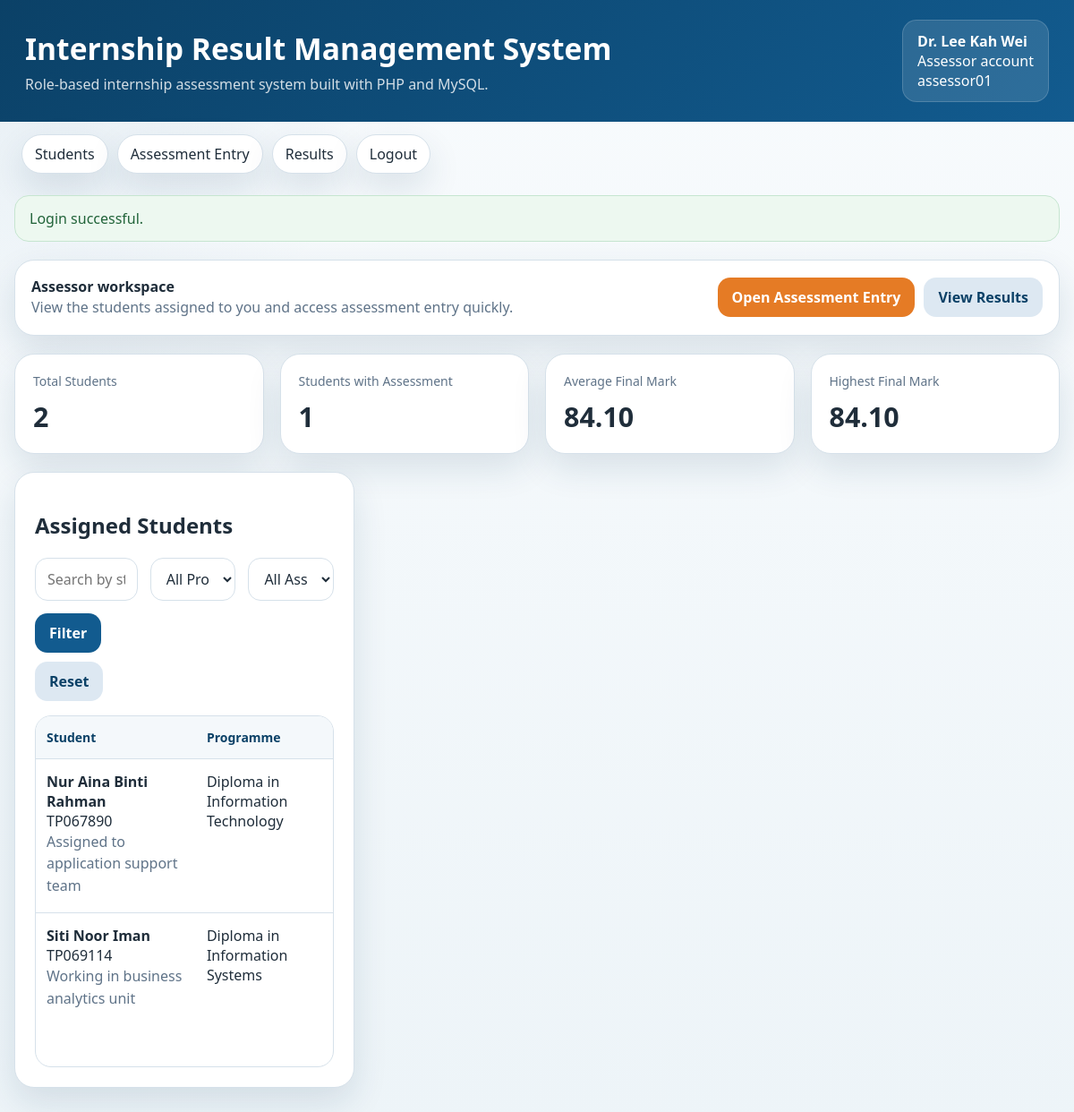
Screenshot of /student_management.php (signed in) with the database file from the repository.
### tables this page shows
CREATE TABLE users (
  user_id INT PRIMARY KEY AUTO_INCREMENT,
  username VARCHAR(50) NOT NULL UNIQUE,
  password_hash VARCHAR(255) NOT NULL,
  full_name VARCHAR(100) NOT NULL,
  role ENUM('Admin', 'Assessor') NOT NULL
);

CREATE TABLE assessments (
  assessment_id INT PRIMARY KEY AUTO_INCREMENT,
  internship_id INT NOT NULL UNIQUE,
  undertaking_tasks DECIMAL(5,2) NOT NULL,
  health_safety DECIMAL(5,2) NOT NULL,
  theoretical_knowledge DECIMAL(5,2) NOT NULL,
  written_report DECIMAL(5,2) NOT NULL,
  language_clarity DECIMAL(5,2) NOT NULL,
  lifelong_learning DECIMAL(5,2) NOT NULL,
  project_management DECIMAL(5,2) NOT NULL,
  time_management DECIMAL(5,2) NOT NULL,
  final_mark DECIMAL(6,2) GENERATED ALWAYS AS (
    undertaking_tasks * 0.10 +
    health_safety * 0.10 +
    theoretical_knowledge * 0.10 +
    written_report * 0.15 +
    language_clarity * 0.10 +
    lifelong_learning * 0.15 +
    project_management * 0.15 +
    time_management * 0.15
  ) STORED,
  comments TEXT,
  assessed_at DATETIME NOT NULL DEFAULT CURRENT_TIMESTAMP,
  CONSTRAINT fk_assessments_internship
    FOREIGN KEY (internship_id) REFERENCES internships (internship_id),
  CONSTRAINT chk_undertaking_tasks CHECK (undertaking_tasks BETWEEN 0 AND 100),
  CONSTRAINT chk_health_safety CHECK (health_safety BETWEEN 0 AND 100),
  CONSTRAINT chk_theoretical_knowledge CHECK (theoretical_knowledge BETWEEN 0 AND 100),
  CONSTRAINT chk_written_report CHECK (written_report BETWEEN 0 AND 100),
  CONSTRAINT chk_language_clarity CHECK (language_clarity BETWEEN 0 AND 100),
  CONSTRAINT chk_lifelong_learning CHECK (lifelong_learning BETWEEN 0 AND 100),
  CONSTRAINT chk_project_management CHECK (project_management BETWEEN 0 AND 100),
  CONSTRAINT chk_time_management CHECK (time_management BETWEEN 0 AND 100)
);

CREATE TABLE students (
  student_id VARCHAR(20) PRIMARY KEY,
  student_name VARCHAR(100) NOT NULL,
  programme VARCHAR(100) NOT NULL,
  company_name VARCHAR(100) NOT NULL,
  created_at DATETIME NOT NULL DEFAULT CURRENT_TIMESTAMP
);

CREATE TABLE internships (
  internship_id INT PRIMARY KEY AUTO_INCREMENT,
  student_id VARCHAR(20) NOT NULL UNIQUE,
  assessor_id INT NOT NULL,
  start_date DATE NOT NULL,
  end_date DATE NOT NULL,
  status ENUM('Active', 'Completed') NOT NULL DEFAULT 'Active',
  notes VARCHAR(255),
  CONSTRAINT fk_internships_student
    FOREIGN KEY (student_id) REFERENCES students (student_id),
  CONSTRAINT fk_internships_assessor
    FOREIGN KEY (assessor_id) REFERENCES users (user_id),
  CONSTRAINT chk_internship_dates
    CHECK (end_date >= start_date)
);

### includes/bootstrap.php (called while the page is built, shortened)
<?php
$config = require dirname(__DIR__) . '/config.php';
function db(): PDO
{
    static $pdo = null;
    if ($pdo instanceof PDO) {
        return $pdo;
    }
    global $config;
    $db = $config['db'];
    $dsn = sprintf(
        'mysql:host=%s;port=%s;dbname=%s;charset=%s',
        $db['host'],
        $db['port'],
        $db['database'],
        $db['charset']
    );
    $pdo = new PDO($dsn, $db['username'], $db['password'], [
        PDO::ATTR_ERRMODE => PDO::ERRMODE_EXCEPTION,
        PDO::ATTR_DEFAULT_FETCH_MODE => PDO::FETCH_ASSOC,
    ]);
    return $pdo;
}
function app_name(): string
{
    global $config;
    return $config['app']['name'];
}
function current_user(): ?array
{
    return $_SESSION['user'] ?? null;
}
function consume_flash(): ?array
{
    $flash = $_SESSION['flash'] ?? null;
    return $flash;
}
function h(?string $value): string
{
    return htmlspecialchars((string) $value, ENT_QUOTES, 'UTF-8');
}
function is_admin(): bool
{
    return (current_user()['role'] ?? '') === 'Admin';
}
function fetch_assessors(): array
{
    $stmt = db()->query("SELECT user_id, full_name, username FROM users WHERE role = 'Assessor' ORDER BY full_name");
    return $stmt->fetchAll();
}
function fetch_dashboard_stats(?int $assessorId = null): array
{
    $pdo = db();
    $params = [];
    $where = '';
    if ($assessorId !== null) {
        $where = ' WHERE i.assessor_id = :assessor_id ';
        $params['assessor_id'] = $assessorId;
    }
    $studentSql = 'SELECT COUNT(*) FROM internships i' . $where;
    $studentStmt = $pdo->prepare($studentSql);
    $studentStmt->execute($params);
    $totalStudents = (int) $studentStmt->fetchColumn();
    $markSql = 'SELECT COUNT(a.assessment_id) AS assessed_count, AVG(a.final_mark) AS average_mark, MAX(a.final_mark) AS highest_mark
        FROM internships i
        LEFT JOIN assessments a ON a.internship_id = i.internship_id' . $where;
    $markStmt = $pdo->prepare($markSql);
    $markStmt->execute($params);
    $result = $markStmt->fetch() ?: [];
    return [
        'total_students' => $totalStudents,
        'assessed_count' => (int) ($result['assessed_count'] ?? 0),
        'average_mark' => $result['average_mark'] !== null ? number_format((float) $result['average_mark'], 2) : '0.00',
        'highest_mark' => $result['highest_mark'] !== null ? number_format((float) $result['highest_mark'], 2) : '0.00',
    ];
}

### config.php (called while the page is built)
<?php
return [
    'db' => [
        'host' => 'localhost',
        'port' => '3306',
        'database' => 'internship_result_management',
        'username' => 'root',
        'password' => 'root',
        'charset' => 'utf8mb4',
    ],
    'app' => [
        'name' => 'Internship Result Management System',
    ],
];

### student_management.php (the view, shortened to what this page needs)
<?php
require_once __DIR__ . '/includes/layout.php';
$pdo = db();
$user = current_user();
$assessors = fetch_assessors();
$search = trim($_GET['search'] ?? '');
$statusFilter = trim($_GET['assessment_status'] ?? 'all');
$conditions = [];
$params = [];
if (is_assessor()) {
    $conditions[] = 'i.assessor_id = :assessor_id';
    $params['assessor_id'] = $user['user_id'];
}
$where = $conditions ? ' WHERE ' . implode(' AND ', $conditions) : '';
$sql = 'SELECT s.student_id, s.student_name, s.programme, s.company_name, i.internship_id, i.start_date, i.end_date, i.status,
        i.notes, u.full_name AS assessor_name, u.user_id AS assessor_id, a.assessment_id, a.final_mark, a.assessed_at
    FROM students s
    JOIN internships i ON i.student_id = s.student_id
    JOIN users u ON u.user_id = i.assessor_id
    LEFT JOIN assessments a ON a.internship_id = i.internship_id' . $where . '
    ORDER BY s.student_id';
$stmt = $pdo->prepare($sql);
$stmt->execute($params);
$records = $stmt->fetchAll();
$stats = fetch_dashboard_stats(is_assessor() ? (int) $user['user_id'] : null);
render_header('Student and Internship Management');
?>
<section class="toolbar">
    <div>
        <strong><?= is_admin() ? 'Admin workspace' : 'Assessor workspace' ?></strong><br />
        <span class="helper">
            <?= is_admin()
                ? 'Create students, assign internships, and link them to assessor accounts.'
                : 'View the students assigned to you and access assessment entry quickly.' ?>
        </span>
    </div>
    <div class="toolbar-actions">
        <a class="button-link secondary" href="result_entry.php">Open Assessment Entry</a>
        <a class="button-link ghost" href="results.php">View Results</a>
    </div>
</section>
<section class="stats">
    <article class="stat-card">
        <span>Total Students</span>
        <strong><?= h((string) $stats['total_students']) ?></strong>
    </article>
    <article class="stat-card">
        <span>Students with Assessment</span>
        <strong><?= h((string) $stats['assessed_count']) ?></strong>
    </article>
    <article class="stat-card">
        <span>Average Final Mark</span>
        <strong><?= h($stats['average_mark']) ?></strong>
    </article>
    <article class="stat-card">
        <span>Highest Final Mark</span>
        <strong><?= h($stats['highest_mark']) ?></strong>
    </article>
</section>
<section class="content-grid">
    <article class="panel">
        <h2><?= is_admin() ? 'Student Directory' : 'Assigned Students' ?></h2>
        <form method="get" class="search-row" style="margin-bottom: 16px;">
            <input type="text" name="search" value="<?= h($search) ?>" placeholder="Search by student ID or student name" />
            <select name="programme">
                <option value="">All Programmes</option>
            </select>
            <select name="assessment_status">
                <option value="all" <?= $statusFilter === 'all' ? 'selected' : '' ?>>All Assessment Status</option>
            </select>
            <div class="button-row">
                <button type="submit">Filter</button>
                <a class="button-link ghost" href="student_management.php">Reset</a>
            </div>
        </form>
        <div class="table-wrap">
            <table>
                <thead>
                <tr>
                    <th>Student</th>
                    <th>Programme</th>
                </tr>
                </thead>
                <tbody>
                <?php if (!$records): ?>
                    <tr><td colspan="5" class="empty">No student records match the current filter.</td></tr>
                <?php else: ?>
                    <?php foreach ($records as $record): ?>
                        <tr>
                            <td>
                                <strong><?= h($record['student_name']) ?></strong><br />
                                <?= h($record['student_id']) ?><br />
                                <span class="helper"><?= h($record['notes'] ?: 'No note provided.') ?></span>
                            </td>
                            <td><?= h($record['programme']) ?></td>
                        </tr>
                    <?php endforeach; ?>
                <?php endif; ?>
                </tbody>
            </table>
        </div>
    </article>
</section>
<?php render_footer(); ?>

### includes/layout.php (shortened to what this page needs)
<?php
require_once __DIR__ . '/bootstrap.php';
function render_header(string $title): void
{
    $user = current_user();
    $flash = consume_flash();
    ?>
<!DOCTYPE html>
<html lang="en">
<head>
    <link rel="stylesheet" href="assets/styles.css" />
</head>
<body>
<?php if ($user): ?>
    <header class="site-header">
        <div>
            <h1><?= h(app_name()) ?></h1>
            <p>Role-based internship assessment system built with PHP and MySQL.</p>
        </div>
        <div class="session-box">
            <strong><?= h($user['full_name']) ?></strong><br />
            <span><?= h($user['role']) ?> account</span><br />
            <span><?= h($user['username']) ?></span>
        </div>
    </header>
    <nav class="site-nav">
        <a href="student_management.php">Students</a>
        <a href="result_entry.php">Assessment Entry</a>
        <a href="results.php">Results</a>
        <a href="logout.php">Logout</a>
    </nav>
<?php endif; ?>
<main class="page-shell<?= $user ? '' : ' auth-shell' ?>">
    <?php if ($flash): ?>
        <div class="alert alert-<?= h($flash['type']) ?>"><?= h($flash['message']) ?></div>
    <?php endif; ?>
<?php
}
function render_footer(): void
{
    ?>
</main>
</body>
</html>
<?php
}

### assets/styles.css (style rules this page uses)
* { box-sizing: border-box; }
body { margin: 0; min-height: 100vh; font-family: "Segoe UI", Tahoma, Geneva, Verdana, sans-serif; background: radial-gradient(circle at top left, rgba(18, 91, 143, 0.08), transparent 26%), linear-gradient(180deg, #f8fbfd 0%, var(--bg) 100%); color: var(--text); }
a { color: inherit; text-decoration: none; }
.site-header { background: linear-gradient(135deg, var(--primary-dark), var(--primary)); color: white; padding: 22px 28px; display: flex; justify-content: space-between; gap: 16px; flex-wrap: wrap; align-items: center; }
.site-header h1 { margin: 0; font-size: clamp(1.5rem, 3vw, 2.1rem); }
.site-header p { margin: 6px 0 0; color: rgba(255, 255, 255, 0.82); }
.session-box { padding: 12px 16px; border-radius: 16px; background: rgba(255, 255, 255, 0.12); border: 1px solid rgba(255, 255, 255, 0.16); }
.site-nav { display: flex; gap: 10px; flex-wrap: wrap; padding: 14px 24px 0; }
.site-nav a { background: var(--surface); border: 1px solid var(--line); border-radius: 999px; padding: 10px 14px; box-shadow: var(--shadow); }
.page-shell { width: min(1200px, calc(100% - 32px)); margin: 24px auto 40px; display: grid; gap: 20px; }
.panel, .toolbar, .stat-card { background: var(--surface); border: 1px solid var(--line); border-radius: 22px; box-shadow: var(--shadow); }
.panel { padding: 22px; }
.toolbar { padding: 18px; display: flex; justify-content: space-between; gap: 12px; flex-wrap: wrap; align-items: center; }
.toolbar-actions, .button-row, .table-actions, .inline-form { display: flex; gap: 10px; flex-wrap: wrap; }
.stats { display: grid; grid-template-columns: repeat(4, minmax(0, 1fr)); gap: 18px; }
.stat-card { padding: 20px; }
.stat-card span { display: block; color: var(--muted); font-size: 14px; margin-bottom: 10px; }
.stat-card strong { font-size: 1.9rem; }
.content-grid { display: grid; grid-template-columns: 380px 1fr; gap: 20px; align-items: start; }
.form-grid, .score-grid, .search-row { display: grid; gap: 14px; }
.search-row { grid-template-columns: 1.2fr 1fr 1fr; }
input, select, textarea { width: 100%; border: 1px solid var(--line); border-radius: 14px; padding: 11px 13px; font: inherit; background: white; color: var(--text); }
button, .button-link { border: none; border-radius: 14px; padding: 11px 16px; font: inherit; font-weight: 700; cursor: pointer; color: white; background: var(--primary); }
.button-link { display: inline-flex; align-items: center; }
.secondary { background: var(--secondary); }
.ghost { background: #dde8f2; color: var(--primary-dark); }
.table-wrap, .history { overflow-x: auto; border: 1px solid var(--line); border-radius: 18px; }
table { width: 100%; border-collapse: collapse; min-width: 760px; }
th, td { padding: 14px 12px; border-bottom: 1px solid var(--line); text-align: left; vertical-align: top; }
th { background: #f4f8fb; color: var(--primary-dark); font-size: 14px; }
tr:last-child td { border-bottom: none; }
.alert { padding: 14px 16px; border-radius: 16px; border: 1px solid; }
.alert-success { background: #edf8f0; border-color: #c6e5d0; color: #22643a; }
.helper { color: var(--muted); line-height: 1.55; }

### rows the page displays
users: full_name "Dr. Lee Kah Wei", username "assessor01", user_id "2"
assessments: final_mark "84.10"
students: student_name "Nur Aina Binti Rahman", student_id "TP067890", internships.notes "Assigned to application support team", programme "Diploma in Information Technology"
internships: student.student_name "Siti Noor Iman", student.student_id "TP069114", notes "Working in business analytics unit", student.programme "Diploma in Information Systems"

### other values shown
app_name() "Internship Result Management System"
$user['role'] "Assessor"
$flash['message'] "Login successful."
$stats['assessed_count'] "1"
